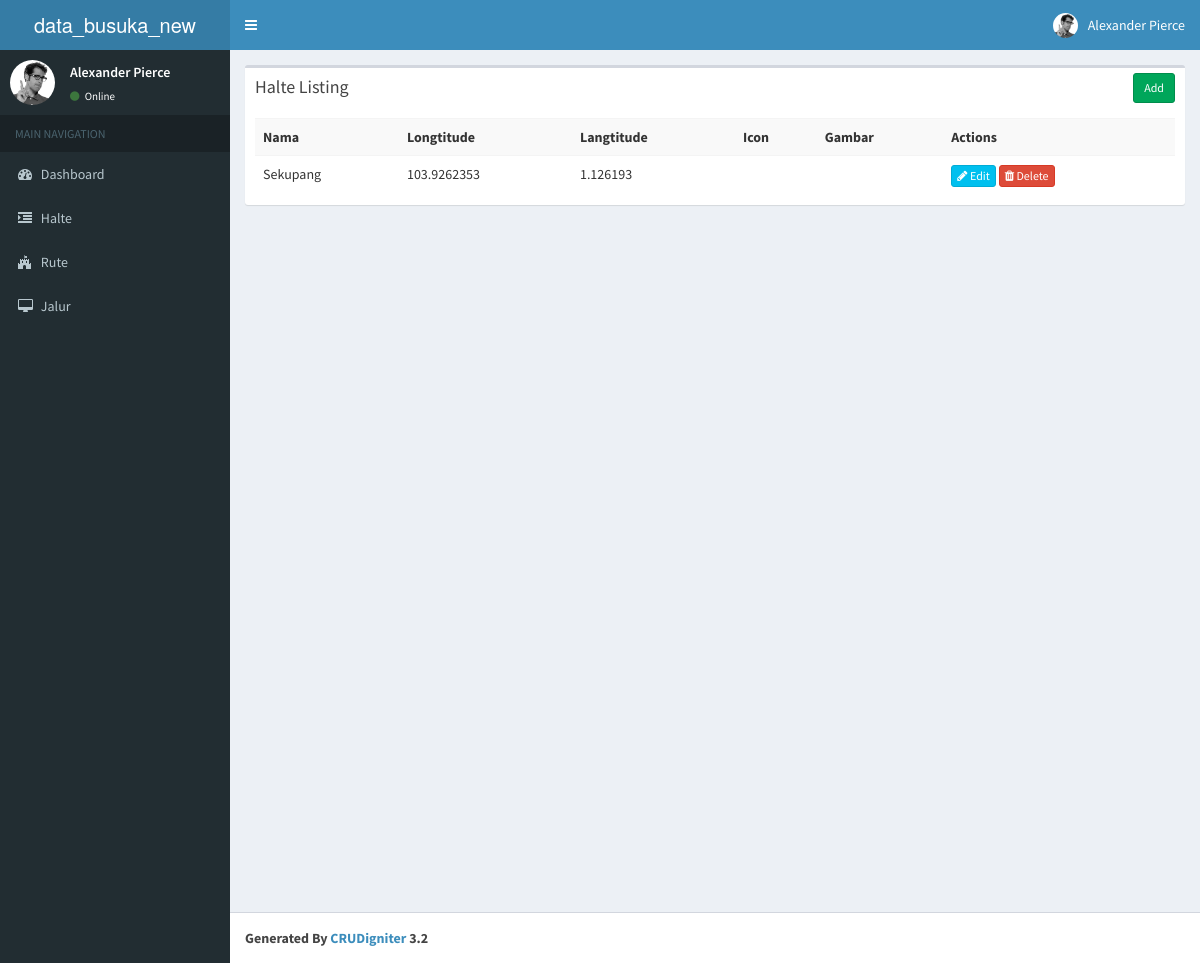
The app's page /index.php/halte, older data.
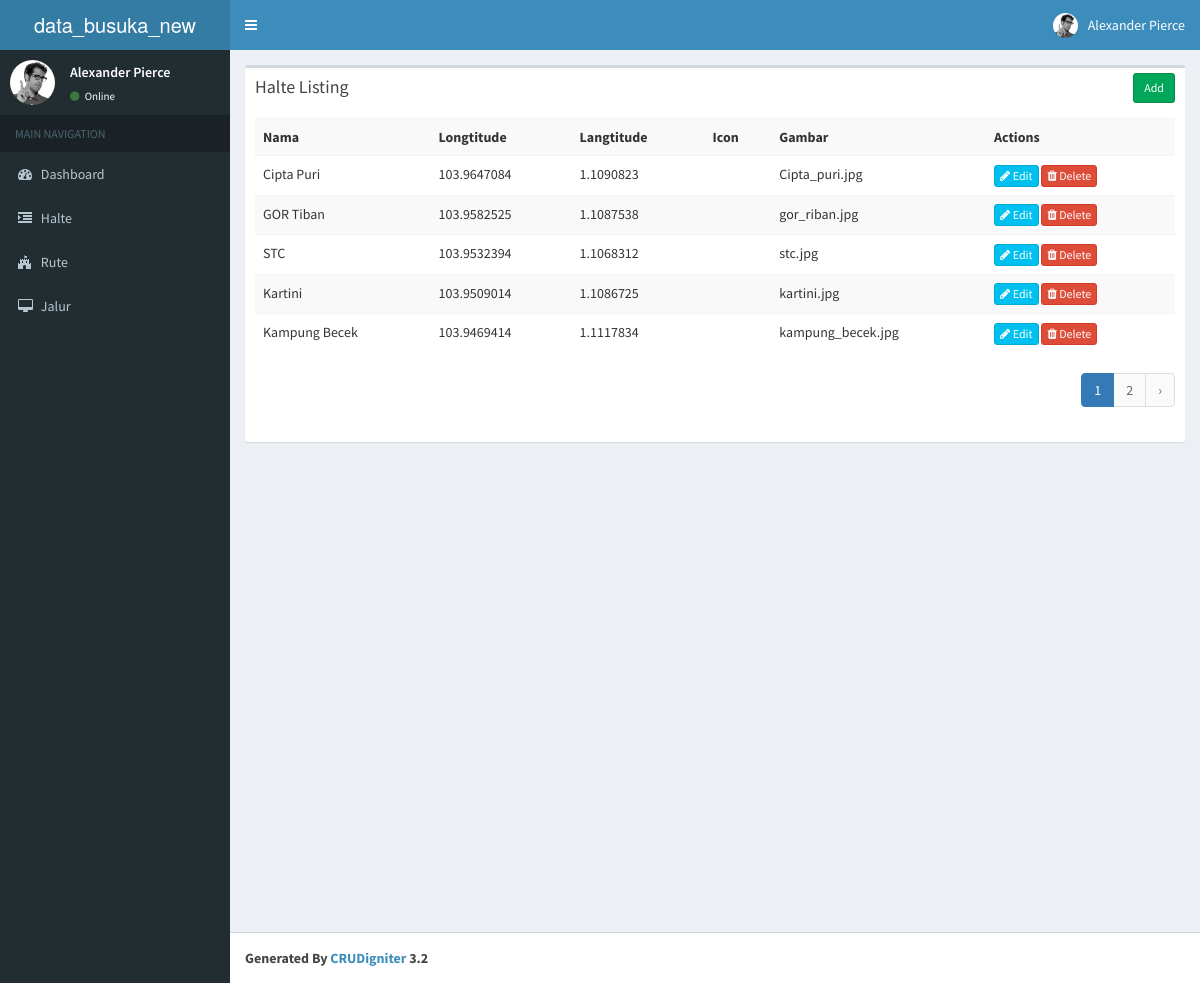
The same page, newer data.
### tables this page shows
CREATE TABLE `dta_halte` (
  `id` int(11) NOT NULL,
  `nama` varchar(50) NOT NULL,
  `longtitude` varchar(50) NOT NULL,
  `langtitude` varchar(50) NOT NULL,
  `icon` varchar(50) NOT NULL,
  `gambar` text NOT NULL
);

### application/controllers/Halte.php (called while the page is built, shortened)
<?php
class Halte extends CI_Controller{
    function __construct()
    {
        parent::__construct();
        $this->load->model('Halte_model');
    }
    function index()
    {
        $params['limit'] = RECORDS_PER_PAGE;
        $params['offset'] = ($this->input->get('per_page')) ? $this->input->get('per_page') : 0;
        $data['halte'] = $this->Halte_model->get_all_halte($params);
        $data['_view'] = 'halte/index';
        $this->load->view('layouts/main',$data);
    }
}

### index.php (called while the page is built, shortened)
<?php
require_once BASEPATH.'core/CodeIgniter.php';

### application/models/Halte_model.php (called while the page is built, shortened)
<?php
class Halte_model extends CI_Model
{
    function get_all_halte_count()
    {
        $this->db->from('dta_halte');
        return $this->db->count_all_results();
    }
    function get_all_halte($params = array())
    {
        $this->db->order_by('id', 'desc');
        if(isset($params) && !empty($params))
        {
            $this->db->limit($params['limit'], $params['offset']);
        }
        return $this->db->get('dta_halte')->result_array();
    }
}

### application/views/halte/index.php (the view)
<div class="row">
    <div class="col-md-12">
        <div class="box">
            <div class="box-header">
                <h3 class="box-title">Halte Listing</h3>
            	<div class="box-tools">
                    <a href="<?php echo site_url('halte/add'); ?>" class="btn btn-success btn-sm">Add</a>
                </div>
            </div>
            <div class="box-body">
                <table class="table table-striped">
                    <tr>
						<th>Nama</th>
						<th>Longtitude</th>
						<th>Langtitude</th>
						<th>Icon</th>
						<th>Gambar</th>
						<th>Actions</th>
                    </tr>
                    <?php foreach($halte as $d){ ?>
                    <tr>
						<td><?php echo $d['nama']; ?></td>
						<td><?php echo $d['longtitude']; ?></td>
						<td><?php echo $d['langtitude']; ?></td>
						<td><?php echo $d['icon']; ?></td>
						<td><?php echo $d['gambar']; ?></td>
						<td>
                            <a href="<?php echo site_url('halte/edit/'.$d['id']); ?>" class="btn btn-info btn-xs"><span class="fa fa-pencil"></span> Edit</a>
                            <a href="<?php echo site_url('halte/remove/'.$d['id']); ?>" class="btn btn-danger btn-xs"><span class="fa fa-trash"></span> Delete</a>
                        </td>
                    </tr>
                    <?php } ?>
                </table>
                <div class="pull-right">
                    <?php echo $this->pagination->create_links(); ?>
                </div>
            </div>
        </div>
    </div>
</div>

### application/views/layouts/main.php (shortened to what this page needs)
<!DOCTYPE html>
<html>
    <head>
        <link rel="stylesheet" href="<?php echo site_url('resources/css/bootstrap.min.css');?>">
        <link rel="stylesheet" href="<?php echo site_url('resources/css/font-awesome.min.css');?>">
        <link rel="stylesheet" href="https://cdnjs.cloudflare.com/ajax/libs/ionicons/2.0.1/css/ionicons.min.css">
        <link rel="stylesheet" href="<?php echo site_url('resources/css/bootstrap-datetimepicker.min.css');?>">
        <link rel="stylesheet" href="<?php echo site_url('resources/css/AdminLTE.min.css');?>">
        <link rel="stylesheet" href="<?php echo site_url('resources/css/_all-skins.min.css');?>">
    </head>
    <body class="hold-transition skin-blue sidebar-mini">
        <div class="wrapper">
            <header class="main-header">
                <a href="" class="logo">
                    <span class="logo-lg">data_busuka_new </span>
                </a>
                <nav class="navbar navbar-static-top">
                    <a href="#" class="sidebar-toggle" data-toggle="offcanvas" role="button">
                    </a>
                    <div class="navbar-custom-menu">
                        <ul class="nav navbar-nav">
                            <li class="dropdown user user-menu">
                                <a href="#" class="dropdown-toggle" data-toggle="dropdown">
                                    <img src="<?php echo site_url('resources/img/user2-160x160.jpg');?>" class="user-image" alt="User Image">
                                    <span class="hidden-xs">Alexander Pierce</span>
                                </a>
                            </li>
                        </ul>
                    </div>
                </nav>
            </header>
            <aside class="main-sidebar">
                <section class="sidebar">
                    <div class="user-panel">
                        <div class="pull-left image">
                            <img src="<?php echo site_url('resources/img/user2-160x160.jpg');?>" class="img-circle" alt="User Image">
                        </div>
                        <div class="pull-left info">
                            <p>Alexander Pierce</p>
                            <a href="#"><i class="fa fa-circle text-success"></i> Online</a>
                        </div>
                    </div>
                    <ul class="sidebar-menu">
                        <li class="header">MAIN NAVIGATION</li>
                        <li>
                            <a href="<?php echo site_url();?>">
                                <i class="fa fa-dashboard"></i> <span>Dashboard</span>
                            </a>
                        </li>
						<li>
                            <a href="#">
                                <i class="fa fa-indent"></i> <span>Halte</span>
                            </a>
                        </li>
						<li>
                            <a href="#">
                                <i class="fa fa-fort-awesome"></i> <span>Rute</span>
                            </a>
                        </li>
						<li>
                            <a href="#">
                                <i class="fa fa-desktop"></i> <span>Jalur</span>
                            </a>
                        </li>
                    </ul>
                </section>
            </aside>
            <div class="content-wrapper">
                <section class="content">
                    <?php
                    if(isset($_view) && $_view)
                        $this->load->view($_view);
                    ?>
                </section>
            </div>
            <footer class="main-footer">
                <strong>Generated By <a href="http://www.crudigniter.com/">CRUDigniter</a> 3.2</strong>
            </footer>
        </div>
    </body>
</html>

### application/config/pagination.php (shortened to what this page needs)
<?php
$config['pagination']['page_query_string'] = TRUE;
$config['pagination']['uri_segment'] = 3;
$config['pagination']['per_page'] = RECORDS_PER_PAGE;
$config['pagination']['prev_link'] = '‹';
$config['pagination']['next_link'] = '›';
$config['pagination']['full_tag_open'] = '<ul class="pagination">';
$config['pagination']['next_tag_open'] = '<li>';
$config['pagination']['next_tag_close'] = '</li>';
$config['pagination']['prev_tag_open'] = '<li>';
$config['pagination']['prev_tag_close'] = '</li>';
$config['pagination']['num_tag_open'] = '<li>';
$config['pagination']['num_tag_close'] = '</li>';
$config['pagination']['cur_tag_open'] = '<li class="active"><a href="">';
$config['pagination']['cur_tag_close'] = '</a></li>';
$config['pagination']['full_tag_close'] = '</ul>';
?>

Row changes from the older to the newer data that the page shows:
removed dta_halte: nama "Sekupang", longtitude "103.9262353", langtitude "1.126193"
added dta_halte: nama "Cipta Puri", longtitude "103.9647084", langtitude "1.1090823", gambar "Cipta_puri.jpg"
added dta_halte: nama "GOR Tiban", longtitude "103.9582525", langtitude "1.1087538", gambar "gor_riban.jpg"
added dta_halte: nama "STC", longtitude "103.9532394", langtitude "1.1068312", gambar "stc.jpg"
added dta_halte: nama "Kartini", longtitude "103.9509014", langtitude "1.1086725", gambar "kartini.jpg"
added dta_halte: nama "Kampung Becek", longtitude "103.9469414", langtitude "1.1117834", gambar "kampung_becek.jpg"
Text that changed along with them:
$this->pagination->create_links(): (not shown) → "1 2 ›"
